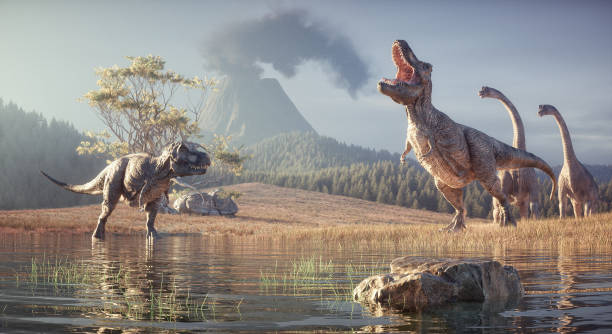
#> input picture Data/Dino.jpg, 612 x 334 px, given in place of peakpx.jpg, which was not available
$ python test.py
#> lines starting #> are read from the running program, lines starting #| are printed output that depends on the picture
import cv2

# Load image
image_path = "Data/beach.jpg"
img = cv2.imread(r"C:\Users\authi\OneDrive\Pictures\Camera Roll\peakpx.jpg")
#> img is the input picture: shape (334, 612, 3); mean B, G, R 133.2, 137, 141.8

if img is None:
    print("Image not found")

else:
    print("Image loaded successfully")

    # Resize image
    img = cv2.resize(img, (100, 100))
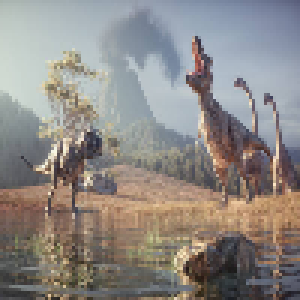
#> img: shape (100, 100, 3) (shown 3 times larger); mean B, G, R 133.1, 136.9, 141.8

    # Extract color histogram features
    hist = cv2.calcHist(
        [img],
        [0, 1, 2],
        None,
        [8, 8, 8],
        [0, 256, 0, 256, 0, 256]
    )

    # Convert to one-dimensional array
    features = hist.flatten()
#> features = 512 values, max 858 at index 365, min 0 at index 2, mean 19.53

    print("Feature extraction successful")
    print(features[:10])
#| [ 8.  8.  0.  0.  0.  0.  0.  0.  0. 13.]

$ run again, on Data/hawksbill_sea.jpg
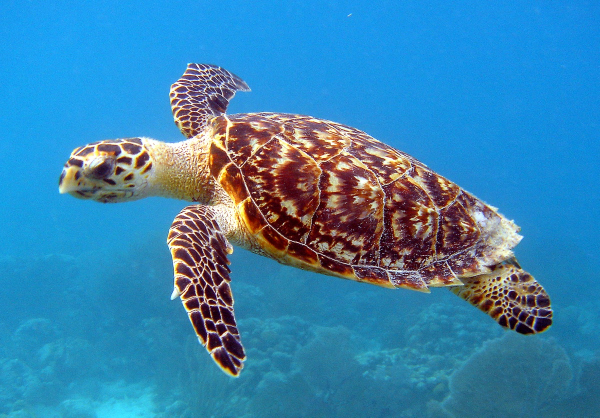
#> input picture Data/hawksbill_sea.jpg, 1200 x 835 px, given in place of peakpx.jpg, which was not available (shown at 1/2 size)
#> img is the input picture: shape (835, 1200, 3); mean B, G, R 174.4, 131.9, 58.7
#> `img = cv2.resize(img, (100, 100))`:
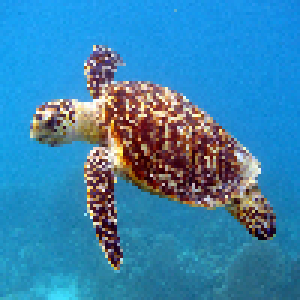
#> img: shape (100, 100, 3) (shown 3 times larger); mean B, G, R 174, 131.6, 58.5
#> features = 512 values, max 1562 at index 480, min 0 at index 5, mean 19.53
#| [ 22. 139. 149.  43.   3.   0.   0.   0.   0.   4.]
